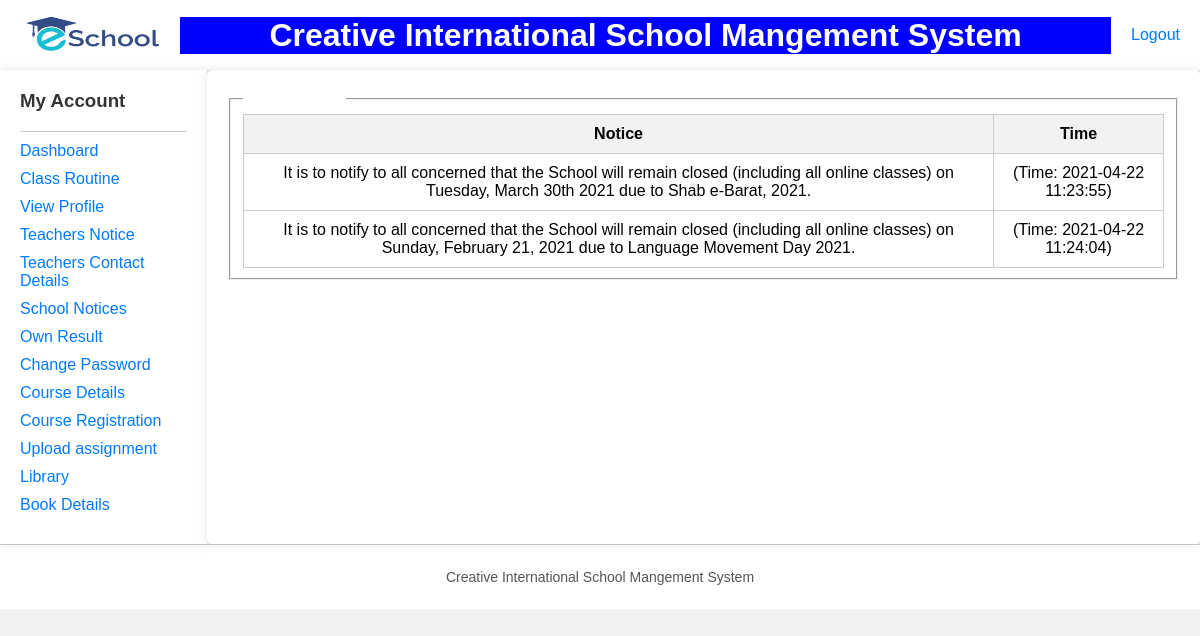
/School-management-system-main/School-management-system-main/student/view/schoolnotice.php (signed in), run on the app's committed database.
### tables this page shows
CREATE TABLE `school_notice` (
  `id` int(3) NOT NULL,
  `notice` varchar(500) NOT NULL,
  `time` timestamp NOT NULL DEFAULT current_timestamp() ON UPDATE current_timestamp()
);

### School-management-system-main/School-management-system-main/student/model/DatabaseConnection.php (called while the page is built, shortened)
<?php
	function getAllschoolnotice(){
		$conn = getConnection();
		$sql = "select * from school_notice";
		$result = mysqli_query($conn, $sql);
		$user=[];
		while($row = mysqli_fetch_assoc($result))
		{
			array_push($user, $row);
		}
		return $user;
	}
?>

### School-management-system-main/School-management-system-main/student/view/schoolnotice.php (the view, shortened to what this page needs)
<?php
require_once('../model/DatabaseConnection.php');
$noticeList=getAllschoolnotice();
include('header.php');
?>
<!DOCTYPE html>
<html lang="en" dir="ltr">
<head>
</head>
<body>
  <div class="container">
    <?php include('sideBar.php'); ?>
    <div class="main-content">
      <form method="post" action="">
        <fieldset>
          <legend>School Notice</legend>
          <?php
          echo "<table>
                  <tr align='center'>
                    <th>Notice</th>
                    <th>Time</th>
                  </tr>";
          foreach ($noticeList as $notice) {
            echo "<tr align='center'>
                    <td>{$notice['notice']}</td>
                    <td>(Time: {$notice['time']})</td>
                  </tr>";
          }
          echo "</table>";
          ?>
        </fieldset>
      </form>
    </div>
  </div>
  <?php include('footer.php'); ?>
</body>
</html>

### School-management-system-main/School-management-system-main/student/view/header.php (style rules this page uses)
body { font-family: Arial, sans-serif; margin: 0; padding: 0; background-color: #f2f2f2; }

### School-management-system-main/School-management-system-main/student/view/schoolnotice.php (style rules this page uses)
body { font-family: Arial, sans-serif; margin: 0; padding: 0; background-color: #007bff; color: #fff; }
.container { display: flex; }
.main-content { flex-grow: 1; padding: 20px; background-color: #fff; box-shadow: 0 0 10px rgba(0, 0, 0, 0.1); border-radius: 5px; }
table { width: 100%; border-collapse: collapse; color: #000; }
th, td { padding: 10px; border: 1px solid #ccc; }
th { background-color: #f2f2f2; font-weight: bold; }

### School-management-system-main/School-management-system-main/student/view/sideBar.php (style rules this page uses)
body { font-family: Arial, sans-serif; margin: 0; padding: 0; background-color: #f2f2f2; }

### School-management-system-main/School-management-system-main/student/view/footer.php (style rules this page uses)
body { font-family: Arial, sans-serif; margin: 0; padding: 0; background-color: #f2f2f2; }

### data on the page
school_notice: notice "It is to notify to all concerned that the School will remain closed (including all online classes) on Tuesday, March 30th 2021 due to Shab e-Barat, 2021.", time "2021-04-22 11:23:55"
school_notice: notice "It is to notify to all concerned that the School will remain closed (including all online classes) on Sunday, February 21, 2021 due to Language Movement Day 2021.", time "2021-04-22 11:24:04"
